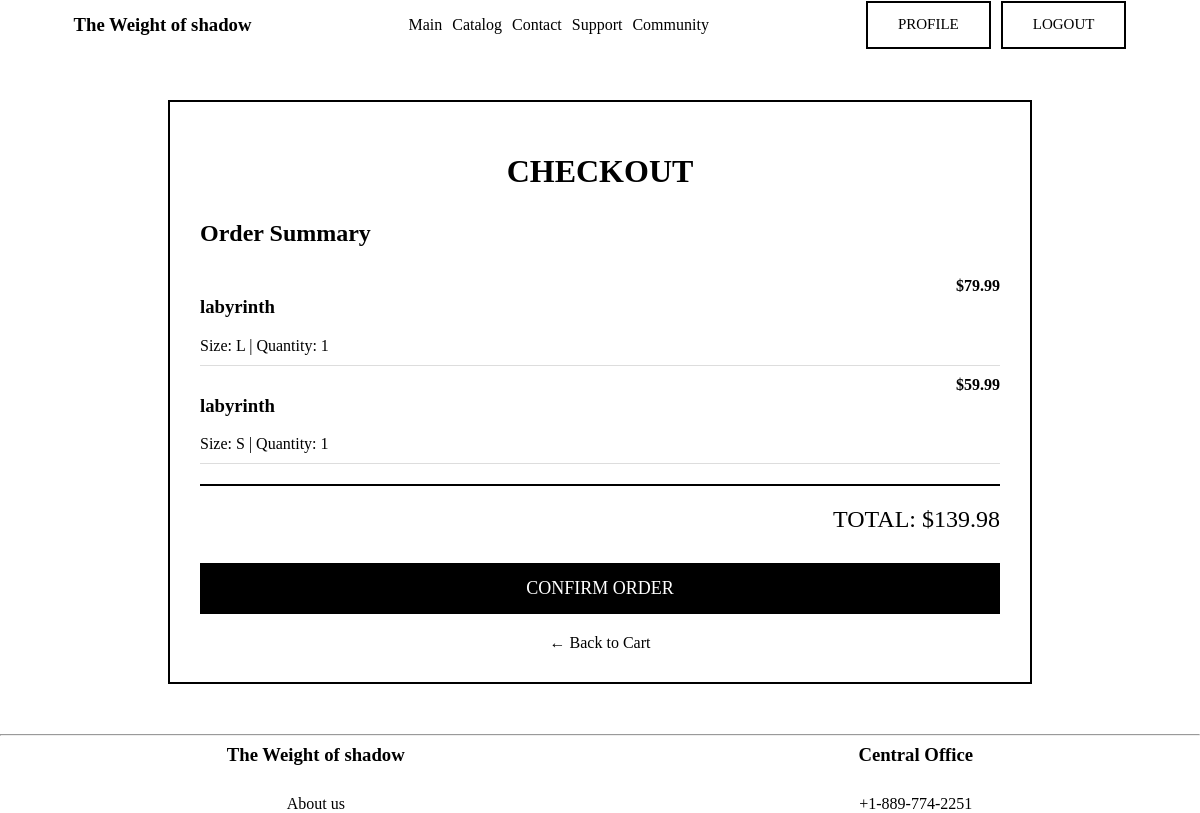
Page /users/checkout/ (signed in) on the committed database.
### users/models.py (models this page shows, shortened)
class CartItem(models.Model):
    SIZE_CHOICES = [
        ('S', 'S'),
        ('M', 'M'),
        ('L', 'L'),
        ('XL', 'XL'),
        ('XXL', 'XXL'),
    ]
    cart = models.ForeignKey(Cart, on_delete=models.CASCADE, related_name='items')
    t_shirt = models.ForeignKey(T_shirt, on_delete=models.CASCADE, null=True, blank=True)
    sweatshirt = models.ForeignKey(Sweatshirt, on_delete=models.CASCADE, null=True, blank=True)
    quantity = models.PositiveIntegerField(default=1)
    size = models.CharField(max_length=5, choices=SIZE_CHOICES, default='S')
    added_at = models.DateTimeField(auto_now_add=True)
    def get_item(self):
        if self.t_shirt:
            return self.t_shirt
        return self.sweatshirt
    def get_price(self):
        item = self.get_item()
        if not item:
            return 0
        price_str = item.price
        price_str = price_str.replace(' ', '').replace(',', '.').replace('$', '')
        try:
            base_price = float(price_str)
        except ValueError:
            base_price = 0
        size_prices = {
            'S': 0,
            'M': 10,
            'L': 20,
            'XL': 30,
            'XXL': 40
        }
        return base_price + size_prices.get(self.size, 0)
    def get_total_price(self):
        return self.get_price() * self.quantity
    class Meta:
        unique_together = ['cart', 't_shirt', 'sweatshirt', 'size']

### catalog/models.py (models this page shows, shortened)
class T_shirt(models.Model):
    type_collections = [
        ("Modern Minimalism", "Modern Minimalism"),
        ("The promise of hope","The promise of hope"),
        ("The Crying Machiavelli", "The Crying Machiavelli"),
        ("Blood money", "Blood money")
    ]
    image = models.ImageField(default='null', blank=True, null= True)
    image2 = models.URLField(max_length=250, blank= True, null=True)
    name = models.CharField(max_length=100)
    structure = models.CharField(max_length=100, default='cotton')
    price = models.CharField(max_length=20)
    collections_type = models.CharField(default='Modern Minimalism',choices=type_collections)
    text = models.TextField('about')

### users/views.py (the view)
# urls.py: path('checkout/', views.checkout, name='checkout'),
@login_required
def checkout(request):
    cart, created = Cart.objects.get_or_create(user=request.user)
    cart_items = cart.items.all()
    if not cart_items:
        messages.warning(request, 'Your cart is empty!')
        return redirect('users:profile')
    if request.method == 'POST':
        cart_items.delete()
        messages.success(request, 'Order placed successfully! Thank you for your purchase.')
        return redirect('users:profile')
    total_price = cart.get_total_price()
    context = {
        'cart_items': cart_items,
        'total_price': total_price,
    }
    return render(request, 'users/checkout.html', context)

### users/models.py (called while the page is built)
    def get_total_price(self):
        total = 0
        for item in self.items.all():
            total += item.get_total_price()
        return total

### users/templates/users/checkout.html (shortened to what this page needs)
{% extends 'myapp/layout.html' %}
{% load static %}
{% block content %}
<div class="checkout-container">
    <h1>CHECKOUT</h1>
    <div class="order-summary">
        <h2 style="font-family: algerian; margin-bottom: 20px;">Order Summary</h2>
        {% for item in cart_items %}
        <div class="order-item">
            <div>
                <h3>{{ item.get_item.name }}</h3>
                <p style="font-family: algerian;">Size: {{ item.size }} | Quantity: {{ item.quantity }}</p>
            </div>
            <div style="font-family: algerian; font-weight: bold;">
                ${{ item.get_total_price|floatformat:2 }}
            </div>
        </div>
        {% endfor %}
        <div class="total-price">
            TOTAL: ${{ total_price|floatformat:2 }}
        </div>
    </div>
    <form method="post">
        <button type="submit" class="confirm-btn">CONFIRM ORDER</button>
    </form>
    <a href="{% url 'users:profile' %}" class="back-link">← Back to Cart</a>
</div>
{% endblock %}

### static/myapp/css/layout.css (style rules this page uses)
body { margin: 0; padding: 0; }
a { font-family: algerian; text-decoration: none; color: black; margin: 0; padding: 0; }
p { font-family: algerian; color: black; margin: 0; padding: 0; }
h3 { font-family: algerian; color: black; }

### users/templates/users/checkout.html (style rules this page uses)
.checkout-container { max-width: 800px; margin: 50px auto; padding: 30px; border: 2px solid black; }
.checkout-container h1 { font-family: algerian; text-align: center; margin-bottom: 30px; }
.order-summary { margin-bottom: 30px; }
.order-item { display: flex; justify-content: space-between; padding: 10px 0; border-bottom: 1px solid #ddd; }
.order-item h3 { font-family: algerian; }
.total-price { font-family: algerian; font-size: 24px; text-align: right; margin: 20px 0; padding-top: 20px; border-top: 2px solid black; }
.confirm-btn { font-family: algerian; width: 100%; padding: 15px; background: black; color: white; border: none; cursor: pointer; font-size: 18px; transition: all 0.3s ease; }
.back-link { display: block; text-align: center; margin-top: 20px; font-family: algerian; color: black; }

### rows in the picture
CartItem: get_item.name "labyrinth", size "L", quantity "1", get_total_price "79.99"
CartItem: get_item.name "labyrinth", size "S", quantity "1", get_total_price "59.99"

### other values in the picture
{{ total_price|floatformat:2 }} "139.98"
